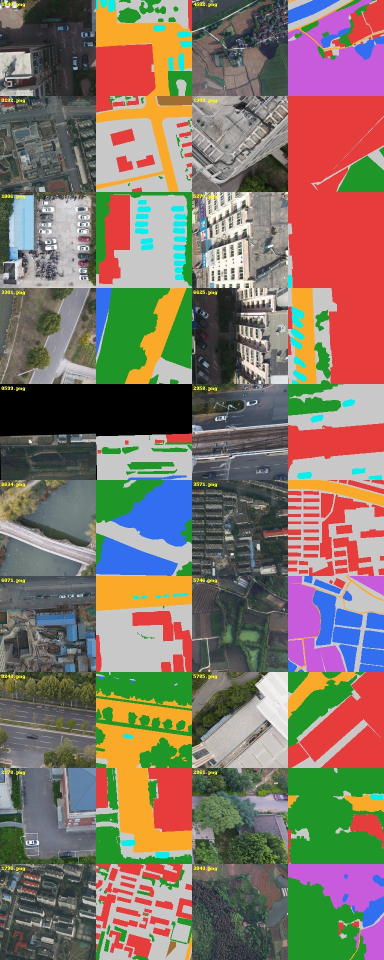
#> input picture 02_代码与实验/本轮实验/Claude_诊断_20261029/src_sheet.jpg, 768 x 1920 px (shown at 1/2 size); its folder holds only this picture in this run
$ python -i _j_domain.py   (imports and definitions only)
#> lines starting #> are read from the running program, lines starting #| are printed output that depends on the picture
"""Module J: cheap train/test domain analysis (CPU only, no deep encoder).

Computes traditional CPU image features for all 6996 train images and the 500
test1 images, then does PCA + k-means + kNN distance to answer:
  - which source sub-domain is each test1 image closest to
  - does the 5597-train vs 1399-holdout split cover test1 differently
  - target-similarity source weights for a future sampler

No nearest-neighbour label prediction is performed (that would leak test1 into
a label); the output is only a source-weight manifest.

Feature vector per image (computed on a 256x256 downsample for speed):
  RGB mean/std (6), HSV mean/std (6), color histogram (RGB 3x16=48),
  Sobel edge density (1), Laplacian variance (1), grayscale entropy (1),
  FFT ring power (6 bins). Total 69 dims.
"""
from __future__ import annotations

import json
from concurrent.futures import ProcessPoolExecutor
from pathlib import Path

import numpy as np
from PIL import Image

DATA = Path("/home/jhy/datasets/2026-低空图像语义分割赛道-训练集")
TRAIN_IMG = DATA / "train" / "images"
TEST_IMG = DATA / "images"
ATDA = Path("/home/jhy/rare_diag_20260915/atda_20260918")
SRC_IDS = ATDA / "source_ids_5597.txt"
OUT = Path("/home/jhy/rare_diag_20260915/cpu_domain")

RS = 256


def features(img_path: Path):
    from scipy import ndimage
    im = np.asarray(Image.open(img_path).convert("RGB").resize((RS, RS))).astype(np.float32)
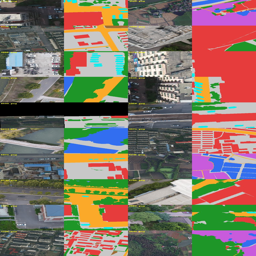
#> im: shape (256, 256, 3) float32; mean R, G, B 130.8, 117, 104
    rgb = im / 255.0
    r, g, b = rgb[..., 0], rgb[..., 1], rgb[..., 2]
    mx = rgb.max(-1)
    mn = rgb.min(-1)
    delta = mx - mn
    sat = np.where(delta > 0, delta / (mx + 1e-8), 0)
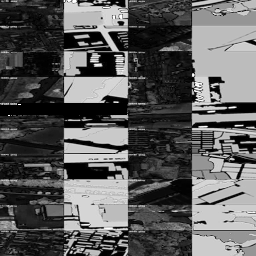
#> sat: shape (256, 256) float32; min 0, max 1, mean 0.36
    val = mx
    hsv_h = np.zeros_like(sat)
    # hue
    h = np.zeros_like(r)
    m = np.where(delta <= 0)
#> m = 3010 positions, rows 0 to 255, columns 0 to 255
    h = np.where(mx == r, ((g - b) / (delta + 1e-8)) % 6, h)
    h = np.where(mx == g, (b - r) / (delta + 1e-8) + 2, h)
    h = np.where(mx == b, (r - g) / (delta + 1e-8) + 4, h)
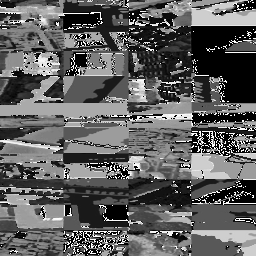
#> h: shape (256, 256) float32; min 0, max 5.99, mean 2.25; drawn with min black and max white
    h = h / 6.0

    gray = (0.299 * r + 0.587 * g + 0.114 * b)
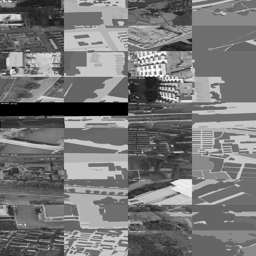
#> gray: shape (256, 256) float32; min 0, max 0.999, mean 0.469
    sobel = np.hypot(ndimage.sobel(gray, 0), ndimage.sobel(gray, 1))
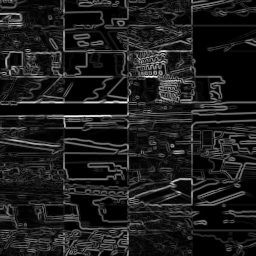
#> sobel: shape (256, 256) float32; min 0, max 3.46, mean 0.409; drawn with min black and max white
    lap = ndimage.laplace(gray)
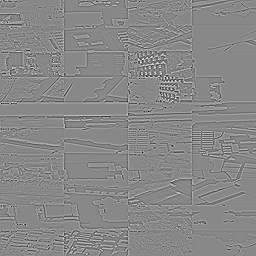
#> lap: shape (256, 256) float32; min -1.44, max 1.26, mean -1.31e-10; drawn with min black and max white

    hist_r, _ = np.histogram(r, bins=16, range=(0, 1))
#> hist_r = [1766, 5088, 3540, 6213, 5184, 4972, 4725, 3190, 2452, 2305, 1846, 1676, 8215, 3070, 8103, 3191]
    hist_g, _ = np.histogram(g, bins=16, range=(0, 1))
#> hist_g = [1583, 172, 1457, 10138, 5966, 7693, 7099, 4255, 3151, 8079, 5583, 2471, 6316, 707, 681, 185]
    hist_b, _ = np.histogram(b, bins=16, range=(0, 1))
#> hist_b = [1598, 840, 10417, 12100, 6755, 5476, 4501, 3708, 2591, 2347, 1956, 1902, 5688, 2785, 1592, 1280]
    hist = np.concatenate([hist_r, hist_g, hist_b]) / (RS * RS)
#> hist = 48 values, max 0.185 at index 35, min 0.00262 at index 17, mean 0.0625

    ent = 0.0
    gh, _ = np.histogram(gray, bins=64, range=(0, 1))
#> gh = 64 values, max 8015 at index 27, min 14 at index 2, mean 1024
    gh = gh / gh.sum()
#> gh = 64 values, max 0.122 at index 27, min 0.000214 at index 2, mean 0.0156
    ent = float(-(gh[gh > 0] * np.log(gh[gh > 0])).sum())
#> ent = 3.58

    # FFT ring power
    f = np.fft.fftshift(np.fft.fft2(gray - gray.mean()))
    mag = np.abs(f)
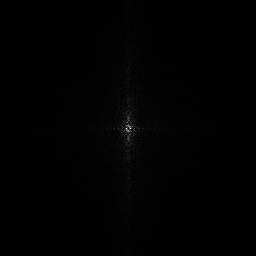
#> mag: shape (256, 256) float64; min 0.000104, max 3042.4, mean 18; drawn with min black and max white
    cy, cx = RS // 2, RS // 2
    yy, xx = np.mgrid[0:RS, 0:RS]
    rr = np.sqrt((yy - cy) ** 2 + (xx - cx) ** 2).ravel()
    mm = mag.ravel()
    ring = []
    edges = np.linspace(0, RS // 2, 7)
    for i in range(6):
        mask = (rr >= edges[i]) & (rr < edges[i + 1])
        ring.append(float(np.mean(mm[mask])) if mask.any() else 0.0)
#> after the loop, ring = [174.4, 50.17, 28.47, 18.03, 11.54, 8.06]
    ring = np.array(ring)
    ring = ring / (ring.sum() + 1e-8)
#> ring = [0.6, 0.173, 0.0979, 0.062, 0.0397, 0.0277]

    return np.concatenate([
        [r.mean(), r.std(), g.mean(), g.std(), b.mean(), b.std()],
        [h.mean(), h.std(), sat.mean(), sat.std(), val.mean(), val.std()],
        hist,
        [float(sobel.mean()), float(lap.var()), ent],
        ring,
    ]).astype(np.float32)


def worker(args):
    stem, path = args
    return stem, features(path)


# [106 lines left out: function main, not called in this run]


# [2 lines not run here, left out]

>>> result = features('../../../02_代码与实验/本轮实验/Claude_诊断_20261029/src_sheet.jpg')
#> result = 69 values, max 3.58 at index 62, min 0.00262 at index 29, mean 0.179

$ run again, on 02_代码与实验/本轮实验/Claude_诊断_20261029/fail_sheet.jpg
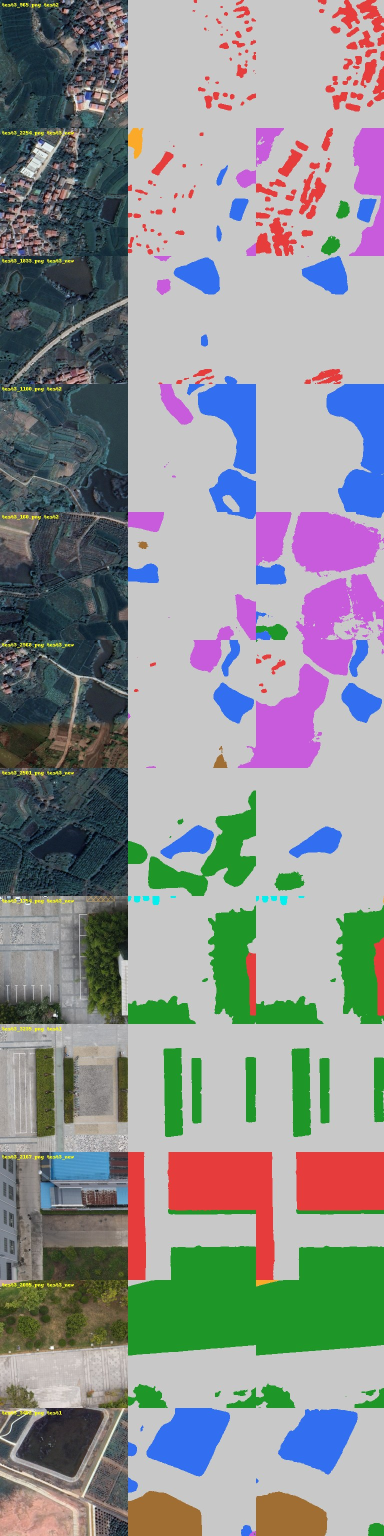
#> input picture 02_代码与实验/本轮实验/Claude_诊断_20261029/fail_sheet.jpg, 768 x 3072 px (shown at 1/2 size)
#> in features, `sat = np.where(delta > 0, delta / (mx + 1e-8), 0)`:
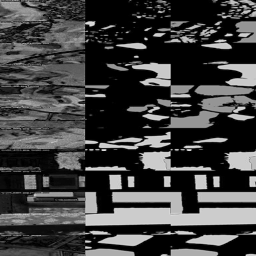
#> sat: shape (256, 256) float32; min 0, max 0.91, mean 0.253
#> m = 19386 positions, rows 0 to 255, columns 0 to 255
#> in features, `lap = ndimage.laplace(gray)`:
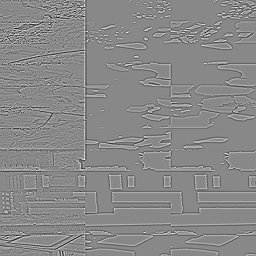
#> lap: shape (256, 256) float32; min -1.01, max 0.872, mean -2.91e-11; drawn with min black and max white
#> hist_r = [34, 6346, 5076, 5301, 2611, 2403, 1655, 1519, 1474, 1810, 2114, 1427, 30488, 1331, 1918, 29]
#> hist_g = [4, 152, 1962, 6280, 4277, 5091, 4811, 2031, 1916, 6627, 2688, 2500, 26997, 167, 33, 0]
#> hist_b = [6, 623, 6076, 6439, 5430, 3465, 2189, 1373, 1590, 1828, 1654, 1564, 27167, 3398, 864, 1870]
#> hist = 48 values, max 0.465 at index 12, min 0 at index 31, mean 0.0625
#> in features, `gh, _ = np.histogram(gray, bins=64, range=(0, 1))`: gh = 64 values, max 24206 at index 50, min 0 at index 0, mean 1024
#> in features, `gh = gh / gh.sum()`: gh = 64 values, max 0.369 at index 50, min 0 at index 0, mean 0.0156
#> ent = 2.93
#> after the loop in features, `for i in range(6):`: ring = [174.6, 43.95, 21.8, 13.22, 8.79, 6.12]
#> in features, `ring = ring / (ring.sum() + 1e-8)`: ring = [0.65, 0.164, 0.0812, 0.0492, 0.0328, 0.0228]
#> result = 69 values, max 2.93 at index 62, min 0 at index 43, mean 0.173

$ run again, on 02_代码与实验/本轮实验/Claude_诊断_20261029/mixviz.jpg
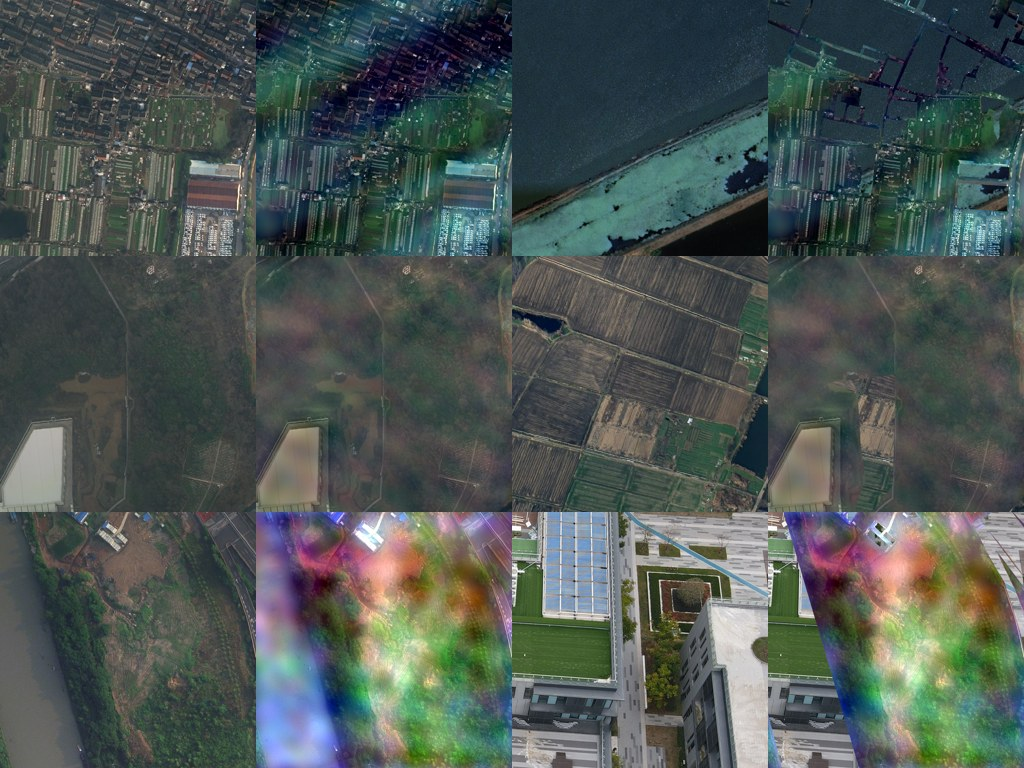
#> input picture 02_代码与实验/本轮实验/Claude_诊断_20261029/mixviz.jpg, 1024 x 768 px
#> in features, `sat = np.where(delta > 0, delta / (mx + 1e-8), 0)`:
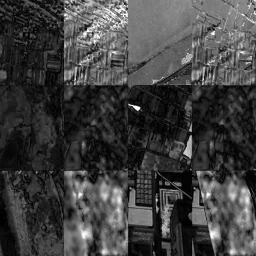
#> sat: shape (256, 256) float32; min 0, max 1, mean 0.254
#> m = 213 positions, rows 0 to 247, columns 0 to 253
#> in features, `lap = ndimage.laplace(gray)`:
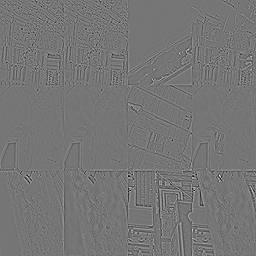
#> lap: shape (256, 256) float32; min -1.13, max 1.31, mean 2.91e-11; drawn with min black and max white
#> hist_r = [1231, 4652, 8298, 13480, 14805, 8265, 4225, 2830, 2480, 1751, 1302, 854, 624, 517, 148, 74]
#> hist_g = [728, 932, 3015, 11864, 19019, 11770, 5460, 3755, 2685, 2211, 1976, 998, 653, 368, 63, 39]
#> hist_b = [328, 949, 2976, 13480, 23550, 9319, 4549, 3157, 2013, 1543, 1345, 996, 758, 323, 134, 116]
#> hist = 48 values, max 0.359 at index 36, min 0.000595 at index 31, mean 0.0625
#> in features, `gh, _ = np.histogram(gray, bins=64, range=(0, 1))`: gh = 64 values, max 4899 at index 18, min 2 at index 62, mean 1024
#> in features, `gh = gh / gh.sum()`: gh = 64 values, max 0.0748 at index 18, min 3.05e-05 at index 62, mean 0.0156
#> ent = 3.46
#> after the loop in features, `for i in range(6):`: ring = [136.1, 31.06, 16.24, 11.33, 7.34, 5.14]
#> in features, `ring = ring / (ring.sum() + 1e-8)`: ring = [0.657, 0.15, 0.0784, 0.0546, 0.0354, 0.0248]
#> result = 69 values, max 3.46 at index 62, min 0.000595 at index 43, mean 0.156
